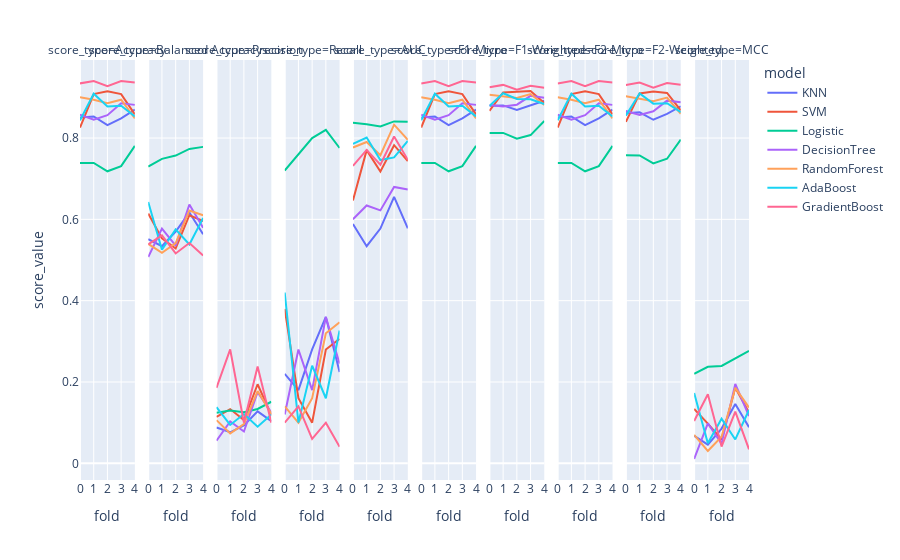

The cell this chart's notebook holds for it:
### Markdown cell above
## Plotting Flod Results

### Code cell
clf1.plot_fold_results()

### Figure 1 — Plotly figure (JSON) as saved in the notebook; plotly's stock layout.template omitted (floating-point values rounded to 4 significant figures)
{"data": [{"hovertemplate": "model=KNN<br>score_type=Accuracy<br>fold=%{x}<br>score_value=%{y}<extra></extra>", "legendgroup": "KNN", "line": {"color": "#636efa", "dash": "solid"}, "marker": {"symbol": "circle"}, "mode": "lines", "name": "KNN", "orientation": "v", "showlegend": true, "type": "scatter", "x": [0, 1, 2, 3, 4], "xaxis": "x", "y": [0.8503, 0.8532, 0.8317, 0.8483, 0.8699], "yaxis": "y"}, {"hovertemplate": "model=KNN<br>score_type=Balanced Accuracy<br>fold=%{x}<br>score_value=%{y}<extra></extra>", "legendgroup": "KNN", "line": {"color": "#636efa", "dash": "solid"}, "marker": {"symbol": "circle"}, "mode": "lines", "name": "KNN", "orientation": "v", "showlegend": false, "type": "scatter", "x": [0, 1, 2, 3, 4], "xaxis": "x2", "y": [0.5514, 0.5339, 0.57, 0.6167, 0.5634], "yaxis": "y2"}, {"hovertemplate": "model=KNN<br>score_type=Precision<br>fold=%{x}<br>score_value=%{y}<extra></extra>", "legendgroup": "KNN", "line": {"color": "#636efa", "dash": "solid"}, "marker": {"symbol": "circle"}, "mode": "lines", "name": "KNN", "orientation": "v", "showlegend": false, "type": "scatter", "x": [0, 1, 2, 3, 4], "xaxis": "x3", "y": [0.088, 0.07627, 0.09333, 0.1277, 0.1038], "yaxis": "y3"}, {"hovertemplate": "model=KNN<br>score_type=Recall<br>fold=%{x}<br>score_value=%{y}<extra></extra>", "legendgroup": "KNN", "line": {"color": "#636efa", "dash": "solid"}, "marker": {"symbol": "circle"}, "mode": "lines", "name": "KNN", "orientation": "v", "showlegend": false, "type": "scatter", "x": [0, 1, 2, 3, 4], "xaxis": "x4", "y": [0.22, 0.18, 0.28, 0.36, 0.2245], "yaxis": "y4"}, {"hovertemplate": "model=KNN<br>score_type=AUC<br>fold=%{x}<br>score_value=%{y}<extra></extra>", "legendgroup": "KNN", "line": {"color": "#636efa", "dash": "solid"}, "marker": {"symbol": "circle"}, "mode": "lines", "name": "KNN", "orientation": "v", "showlegend": false, "type": "scatter", "x": [0, 1, 2, 3, 4], "xaxis": "x5", "y": [0.5885, 0.534, 0.5774, 0.6555, 0.5778], "yaxis": "y5"}, {"hovertemplate": "model=KNN<br>score_type=F1-Micro<br>fold=%{x}<br>score_value=%{y}<extra></extra>", "legendgroup": "KNN", "line": {"color": "#636efa", "dash": "solid"}, "marker": {"symbol": "circle"}, "mode": "lines", "name": "KNN", "orientation": "v", "showlegend": false, "type": "scatter", "x": [0, 1, 2, 3, 4], "xaxis": "x6", "y": [0.8503, 0.8532, 0.8317, 0.8483, 0.8699], "yaxis": "y6"}, {"hovertemplate": "model=KNN<br>score_type=F1-Weighted<br>fold=%{x}<br>score_value=%{y}<extra></extra>", "legendgroup": "KNN", "line": {"color": "#636efa", "dash": "solid"}, "marker": {"symbol": "circle"}, "mode": "lines", "name": "KNN", "orientation": "v", "showlegend": false, "type": "scatter", "x": [0, 1, 2, 3, 4], "xaxis": "x7", "y": [0.8794, 0.8803, 0.8692, 0.8807, 0.8918], "yaxis": "y7"}, {"hovertemplate": "model=KNN<br>score_type=F2-Micro<br>fold=%{x}<br>score_value=%{y}<extra></extra>", "legendgroup": "KNN", "line": {"color": "#636efa", "dash": "solid"}, "marker": {"symbol": "circle"}, "mode": "lines", "name": "KNN", "orientation": "v", "showlegend": false, "type": "scatter", "x": [0, 1, 2, 3, 4], "xaxis": "x8", "y": [0.8503, 0.8532, 0.8317, 0.8483, 0.8699], "yaxis": "y8"}, {"hovertemplate": "model=KNN<br>score_type=F2-Weighted<br>fold=%{x}<br>score_value=%{y}<extra></extra>", "legendgroup": "KNN", "line": {"color": "#636efa", "dash": "solid"}, "marker": {"symbol": "circle"}, "mode": "lines", "name": "KNN", "orientation": "v", "showlegend": false, "type": "scatter", "x": [0, 1, 2, 3, 4], "xaxis": "x9", "y": [0.861, 0.8633, 0.845, 0.8595, 0.878], "yaxis": "y9"}, {"hovertemplate": "model=KNN<br>score_type=MCC<br>fold=%{x}<br>score_value=%{y}<extra></extra>", "legendgroup": "KNN", "line": {"color": "#636efa", "dash": "solid"}, "marker": {"symbol": "circle"}, "mode": "lines", "name": "KNN", "orientation": "v", "showlegend": false, "type": "scatter", "x": [0, 1, 2, 3, 4], "xaxis": "x10", "y": [0.06762, 0.0458, 0.08539, 0.146, 0.08889], "yaxis": "y10"}, {"hovertemplate": "model=SVM<br>score_type=Accuracy<br>fold=%{x}<br>score_value=%{y}<extra></extra>", "legendgroup": "SVM", "line": {"color": "#EF553B", "dash": "solid"}, "marker": {"symbol": "circle"}, "mode": "lines", "name": "SVM", "orientation": "v", "showlegend": true, "type": "scatter", "x": [0, 1, 2, 3, 4], "xaxis": "x", "y": [0.8258, 0.908, 0.9149, 0.908, 0.8581], "yaxis": "y"}, {"hovertemplate": "model=SVM<br>score_type=Balanced Accuracy<br>fold=%{x}<br>score_value=%{y}<extra></extra>", "legendgroup": "SVM", "line": {"color": "#EF553B", "dash": "solid"}, "marker": {"symbol": "circle"}, "mode": "lines", "name": "SVM", "orientation": "v", "showlegend": false, "type": "scatter", "x": [0, 1, 2, 3, 4], "xaxis": "x2", "y": [0.6144, 0.5533, 0.5284, 0.6102, 0.596], "yaxis": "y2"}, {"hovertemplate": "model=SVM<br>score_type=Precision<br>fold=%{x}<br>score_value=%{y}<extra></extra>", "legendgroup": "SVM", "line": {"color": "#EF553B", "dash": "solid"}, "marker": {"symbol": "circle"}, "mode": "lines", "name": "SVM", "orientation": "v", "showlegend": false, "type": "scatter", "x": [0, 1, 2, 3, 4], "xaxis": "x3", "y": [0.1145, 0.1333, 0.1064, 0.1944, 0.119], "yaxis": "y3"}, {"hovertemplate": "model=SVM<br>score_type=Recall<br>fold=%{x}<br>score_value=%{y}<extra></extra>", "legendgroup": "SVM", "line": {"color": "#EF553B", "dash": "solid"}, "marker": {"symbol": "circle"}, "mode": "lines", "name": "SVM", "orientation": "v", "showlegend": false, "type": "scatter", "x": [0, 1, 2, 3, 4], "xaxis": "x4", "y": [0.38, 0.16, 0.1, 0.28, 0.3061], "yaxis": "y4"}, {"hovertemplate": "model=SVM<br>score_type=AUC<br>fold=%{x}<br>score_value=%{y}<extra></extra>", "legendgroup": "SVM", "line": {"color": "#EF553B", "dash": "solid"}, "marker": {"symbol": "circle"}, "mode": "lines", "name": "SVM", "orientation": "v", "showlegend": false, "type": "scatter", "x": [0, 1, 2, 3, 4], "xaxis": "x5", "y": [0.6464, 0.7703, 0.7178, 0.7824, 0.7433], "yaxis": "y5"}, {"hovertemplate": "model=SVM<br>score_type=F1-Micro<br>fold=%{x}<br>score_value=%{y}<extra></extra>", "legendgroup": "SVM", "line": {"color": "#EF553B", "dash": "solid"}, "marker": {"symbol": "circle"}, "mode": "lines", "name": "SVM", "orientation": "v", "showlegend": false, "type": "scatter", "x": [0, 1, 2, 3, 4], "xaxis": "x6", "y": [0.8258, 0.908, 0.9149, 0.908, 0.8581], "yaxis": "y6"}, {"hovertemplate": "model=SVM<br>score_type=F1-Weighted<br>fold=%{x}<br>score_value=%{y}<extra></extra>", "legendgroup": "SVM", "line": {"color": "#EF553B", "dash": "solid"}, "marker": {"symbol": "circle"}, "mode": "lines", "name": "SVM", "orientation": "v", "showlegend": false, "type": "scatter", "x": [0, 1, 2, 3, 4], "xaxis": "x7", "y": [0.8671, 0.912, 0.9136, 0.9158, 0.8864], "yaxis": "y7"}, {"hovertemplate": "model=SVM<br>score_type=F2-Micro<br>fold=%{x}<br>score_value=%{y}<extra></extra>", "legendgroup": "SVM", "line": {"color": "#EF553B", "dash": "solid"}, "marker": {"symbol": "circle"}, "mode": "lines", "name": "SVM", "orientation": "v", "showlegend": false, "type": "scatter", "x": [0, 1, 2, 3, 4], "xaxis": "x8", "y": [0.8258, 0.908, 0.9149, 0.908, 0.8581], "yaxis": "y8"}, {"hovertemplate": "model=SVM<br>score_type=F2-Weighted<br>fold=%{x}<br>score_value=%{y}<extra></extra>", "legendgroup": "SVM", "line": {"color": "#EF553B", "dash": "solid"}, "marker": {"symbol": "circle"}, "mode": "lines", "name": "SVM", "orientation": "v", "showlegend": false, "type": "scatter", "x": [0, 1, 2, 3, 4], "xaxis": "x9", "y": [0.8397, 0.9096, 0.9144, 0.911, 0.8682], "yaxis": "y9"}, {"hovertemplate": "model=SVM<br>score_type=MCC<br>fold=%{x}<br>score_value=%{y}<extra></extra>", "legendgroup": "SVM", "line": {"color": "#EF553B", "dash": "solid"}, "marker": {"symbol": "circle"}, "mode": "lines", "name": "SVM", "orientation": "v", "showlegend": false, "type": "scatter", "x": [0, 1, 2, 3, 4], "xaxis": "x10", "y": [0.1338, 0.09773, 0.05848, 0.1857, 0.1248], "yaxis": "y10"}, {"hovertemplate": "model=Logistic<br>score_type=Accuracy<br>fold=%{x}<br>score_value=%{y}<extra></extra>", "legendgroup": "Logistic", "line": {"color": "#00cc96", "dash": "solid"}, "marker": {"symbol": "circle"}, "mode": "lines", "name": "Logistic", "orientation": "v", "showlegend": true, "type": "scatter", "x": [0, 1, 2, 3, 4], "xaxis": "x", "y": [0.7387, 0.7387, 0.7182, 0.7309, 0.7808], "yaxis": "y"}, {"hovertemplate": "model=Logistic<br>score_type=Balanced Accuracy<br>fold=%{x}<br>score_value=%{y}<extra></extra>", "legendgroup": "Logistic", "line": {"color": "#00cc96", "dash": "solid"}, "marker": {"symbol": "circle"}, "mode": "lines", "name": "Logistic", "orientation": "v", "showlegend": false, "type": "scatter", "x": [0, 1, 2, 3, 4], "xaxis": "x2", "y": [0.7299, 0.7488, 0.757, 0.7732, 0.7783], "yaxis": "y2"}, {"hovertemplate": "model=Logistic<br>score_type=Precision<br>fold=%{x}<br>score_value=%{y}<extra></extra>", "legendgroup": "Logistic", "line": {"color": "#00cc96", "dash": "solid"}, "marker": {"symbol": "circle"}, "mode": "lines", "name": "Logistic", "orientation": "v", "showlegend": false, "type": "scatter", "x": [0, 1, 2, 3, 4], "xaxis": "x3", "y": [0.1246, 0.1297, 0.1258, 0.1336, 0.1514], "yaxis": "y3"}, {"hovertemplate": "model=Logistic<br>score_type=Recall<br>fold=%{x}<br>score_value=%{y}<extra></extra>", "legendgroup": "Logistic", "line": {"color": "#00cc96", "dash": "solid"}, "marker": {"symbol": "circle"}, "mode": "lines", "name": "Logistic", "orientation": "v", "showlegend": false, "type": "scatter", "x": [0, 1, 2, 3, 4], "xaxis": "x4", "y": [0.72, 0.76, 0.8, 0.82, 0.7755], "yaxis": "y4"}, {"hovertemplate": "model=Logistic<br>score_type=AUC<br>fold=%{x}<br>score_value=%{y}<extra></extra>", "legendgroup": "Logistic", "line": {"color": "#00cc96", "dash": "solid"}, "marker": {"symbol": "circle"}, "mode": "lines", "name": "Logistic", "orientation": "v", "showlegend": false, "type": "scatter", "x": [0, 1, 2, 3, 4], "xaxis": "x5", "y": [0.8376, 0.8341, 0.8287, 0.8409, 0.84], "yaxis": "y5"}, {"hovertemplate": "model=Logistic<br>score_type=F1-Micro<br>fold=%{x}<br>score_value=%{y}<extra></extra>", "legendgroup": "Logistic", "line": {"color": "#00cc96", "dash": "solid"}, "marker": {"symbol": "circle"}, "mode": "lines", "name": "Logistic", "orientation": "v", "showlegend": false, "type": "scatter", "x": [0, 1, 2, 3, 4], "xaxis": "x6", "y": [0.7387, 0.7387, 0.7182, 0.7309, 0.7808], "yaxis": "y6"}, {"hovertemplate": "model=Logistic<br>score_type=F1-Weighted<br>fold=%{x}<br>score_value=%{y}<extra></extra>", "legendgroup": "Logistic", "line": {"color": "#00cc96", "dash": "solid"}, "marker": {"symbol": "circle"}, "mode": "lines", "name": "Logistic", "orientation": "v", "showlegend": false, "type": "scatter", "x": [0, 1, 2, 3, 4], "xaxis": "x7", "y": [0.8125, 0.8126, 0.7983, 0.8073, 0.8419], "yaxis": "y7"}, {"hovertemplate": "model=Logistic<br>score_type=F2-Micro<br>fold=%{x}<br>score_value=%{y}<extra></extra>", "legendgroup": "Logistic", "line": {"color": "#00cc96", "dash": "solid"}, "marker": {"symbol": "circle"}, "mode": "lines", "name": "Logistic", "orientation": "v", "showlegend": false, "type": "scatter", "x": [0, 1, 2, 3, 4], "xaxis": "x8", "y": [0.7387, 0.7387, 0.7182, 0.7309, 0.7808], "yaxis": "y8"}, {"hovertemplate": "model=Logistic<br>score_type=F2-Weighted<br>fold=%{x}<br>score_value=%{y}<extra></extra>", "legendgroup": "Logistic", "line": {"color": "#00cc96", "dash": "solid"}, "marker": {"symbol": "circle"}, "mode": "lines", "name": "Logistic", "orientation": "v", "showlegend": false, "type": "scatter", "x": [0, 1, 2, 3, 4], "xaxis": "x9", "y": [0.7579, 0.7573, 0.7376, 0.7492, 0.7962], "yaxis": "y9"}, {"hovertemplate": "model=Logistic<br>score_type=MCC<br>fold=%{x}<br>score_value=%{y}<extra></extra>", "legendgroup": "Logistic", "line": {"color": "#00cc96", "dash": "solid"}, "marker": {"symbol": "circle"}, "mode": "lines", "name": "Logistic", "orientation": "v", "showlegend": false, "type": "scatter", "x": [0, 1, 2, 3, 4], "xaxis": "x10", "y": [0.2202, 0.2374, 0.2395, 0.2571, 0.2763], "yaxis": "y10"}, {"hovertemplate": "model=DecisionTree<br>score_type=Accuracy<br>fold=%{x}<br>score_value=%{y}<extra></extra>", "legendgroup": "DecisionTree", "line": {"color": "#ab63fa", "dash": "solid"}, "marker": {"symbol": "circle"}, "mode": "lines", "name": "DecisionTree", "orientation": "v", "showlegend": true, "type": "scatter", "x": [0, 1, 2, 3, 4], "xaxis": "x", "y": [0.8571, 0.8454, 0.8562, 0.8855, 0.8816], "yaxis": "y"}, {"hovertemplate": "model=DecisionTree<br>score_type=Balanced Accuracy<br>fold=%{x}<br>score_value=%{y}<extra></extra>", "legendgroup": "DecisionTree", "line": {"color": "#ab63fa", "dash": "solid"}, "marker": {"symbol": "circle"}, "mode": "lines", "name": "DecisionTree", "orientation": "v", "showlegend": false, "type": "scatter", "x": [0, 1, 2, 3, 4], "xaxis": "x2", "y": [0.5075, 0.5772, 0.5355, 0.6363, 0.5793], "yaxis": "y2"}, {"hovertemplate": "model=DecisionTree<br>score_type=Precision<br>fold=%{x}<br>score_value=%{y}<extra></extra>", "legendgroup": "DecisionTree", "line": {"color": "#ab63fa", "dash": "solid"}, "marker": {"symbol": "circle"}, "mode": "lines", "name": "DecisionTree", "orientation": "v", "showlegend": false, "type": "scatter", "x": [0, 1, 2, 3, 4], "xaxis": "x3", "y": [0.05556, 0.1029, 0.07826, 0.1748, 0.125], "yaxis": "y3"}, {"hovertemplate": "model=DecisionTree<br>score_type=Recall<br>fold=%{x}<br>score_value=%{y}<extra></extra>", "legendgroup": "DecisionTree", "line": {"color": "#ab63fa", "dash": "solid"}, "marker": {"symbol": "circle"}, "mode": "lines", "name": "DecisionTree", "orientation": "v", "showlegend": false, "type": "scatter", "x": [0, 1, 2, 3, 4], "xaxis": "x4", "y": [0.12, 0.28, 0.18, 0.36, 0.2449], "yaxis": "y4"}, {"hovertemplate": "model=DecisionTree<br>score_type=AUC<br>fold=%{x}<br>score_value=%{y}<extra></extra>", "legendgroup": "DecisionTree", "line": {"color": "#ab63fa", "dash": "solid"}, "marker": {"symbol": "circle"}, "mode": "lines", "name": "DecisionTree", "orientation": "v", "showlegend": false, "type": "scatter", "x": [0, 1, 2, 3, 4], "xaxis": "x5", "y": [0.6002, 0.6341, 0.622, 0.6798, 0.6735], "yaxis": "y5"}, {"hovertemplate": "model=DecisionTree<br>score_type=F1-Micro<br>fold=%{x}<br>score_value=%{y}<extra></extra>", "legendgroup": "DecisionTree", "line": {"color": "#ab63fa", "dash": "solid"}, "marker": {"symbol": "circle"}, "mode": "lines", "name": "DecisionTree", "orientation": "v", "showlegend": false, "type": "scatter", "x": [0, 1, 2, 3, 4], "xaxis": "x6", "y": [0.8571, 0.8454, 0.8562, 0.8855, 0.8816], "yaxis": "y6"}, {"hovertemplate": "model=DecisionTree<br>score_type=F1-Weighted<br>fold=%{x}<br>score_value=%{y}<extra></extra>", "legendgroup": "DecisionTree", "line": {"color": "#ab63fa", "dash": "solid"}, "marker": {"symbol": "circle"}, "mode": "lines", "name": "DecisionTree", "orientation": "v", "showlegend": false, "type": "scatter", "x": [0, 1, 2, 3, 4], "xaxis": "x7", "y": [0.8812, 0.8776, 0.882, 0.9037, 0.8993], "yaxis": "y7"}, {"hovertemplate": "model=DecisionTree<br>score_type=F2-Micro<br>fold=%{x}<br>score_value=%{y}<extra></extra>", "legendgroup": "DecisionTree", "line": {"color": "#ab63fa", "dash": "solid"}, "marker": {"symbol": "circle"}, "mode": "lines", "name": "DecisionTree", "orientation": "v", "showlegend": false, "type": "scatter", "x": [0, 1, 2, 3, 4], "xaxis": "x8", "y": [0.8571, 0.8454, 0.8562, 0.8855, 0.8816], "yaxis": "y8"}, {"hovertemplate": "model=DecisionTree<br>score_type=F2-Weighted<br>fold=%{x}<br>score_value=%{y}<extra></extra>", "legendgroup": "DecisionTree", "line": {"color": "#ab63fa", "dash": "solid"}, "marker": {"symbol": "circle"}, "mode": "lines", "name": "DecisionTree", "orientation": "v", "showlegend": false, "type": "scatter", "x": [0, 1, 2, 3, 4], "xaxis": "x9", "y": [0.8663, 0.8569, 0.8658, 0.892, 0.8882], "yaxis": "y9"}, {"hovertemplate": "model=DecisionTree<br>score_type=MCC<br>fold=%{x}<br>score_value=%{y}<extra></extra>", "legendgroup": "DecisionTree", "line": {"color": "#ab63fa", "dash": "solid"}, "marker": {"symbol": "circle"}, "mode": "lines", "name": "DecisionTree", "orientation": "v", "showlegend": false, "type": "scatter", "x": [0, 1, 2, 3, 4], "xaxis": "x10", "y": [0.01057, 0.09811, 0.04843, 0.1953, 0.1161], "yaxis": "y10"}, {"hovertemplate": "model=RandomForest<br>score_type=Accuracy<br>fold=%{x}<br>score_value=%{y}<extra></extra>", "legendgroup": "RandomForest", "line": {"color": "#FFA15A", "dash": "solid"}, "marker": {"symbol": "circle"}, "mode": "lines", "name": "RandomForest", "orientation": "v", "showlegend": true, "type": "scatter", "x": [0, 1, 2, 3, 4], "xaxis": "x", "y": [0.9002, 0.8943, 0.8855, 0.8943, 0.8483], "yaxis": "y"}, {"hovertemplate": "model=RandomForest<br>score_type=Balanced Accuracy<br>fold=%{x}<br>score_value=%{y}<extra></extra>", "legendgroup": "RandomForest", "line": {"color": "#FFA15A", "dash": "solid"}, "marker": {"symbol": "circle"}, "mode": "lines", "name": "RandomForest", "orientation": "v", "showlegend": false, "type": "scatter", "x": [0, 1, 2, 3, 4], "xaxis": "x2", "y": [0.5397, 0.5176, 0.5414, 0.6219, 0.6103], "yaxis": "y2"}, {"hovertemplate": "model=RandomForest<br>score_type=Precision<br>fold=%{x}<br>score_value=%{y}<extra></extra>", "legendgroup": "RandomForest", "line": {"color": "#FFA15A", "dash": "solid"}, "marker": {"symbol": "circle"}, "mode": "lines", "name": "RandomForest", "orientation": "v", "showlegend": false, "type": "scatter", "x": [0, 1, 2, 3, 4], "xaxis": "x3", "y": [0.1061, 0.07353, 0.09639, 0.1778, 0.1214], "yaxis": "y3"}, {"hovertemplate": "model=RandomForest<br>score_type=Recall<br>fold=%{x}<br>score_value=%{y}<extra></extra>", "legendgroup": "RandomForest", "line": {"color": "#FFA15A", "dash": "solid"}, "marker": {"symbol": "circle"}, "mode": "lines", "name": "RandomForest", "orientation": "v", "showlegend": false, "type": "scatter", "x": [0, 1, 2, 3, 4], "xaxis": "x4", "y": [0.14, 0.1, 0.16, 0.32, 0.3469], "yaxis": "y4"}, {"hovertemplate": "model=RandomForest<br>score_type=AUC<br>fold=%{x}<br>score_value=%{y}<extra></extra>", "legendgroup": "RandomForest", "line": {"color": "#FFA15A", "dash": "solid"}, "marker": {"symbol": "circle"}, "mode": "lines", "name": "RandomForest", "orientation": "v", "showlegend": false, "type": "scatter", "x": [0, 1, 2, 3, 4], "xaxis": "x5", "y": [0.7766, 0.7903, 0.7579, 0.8328, 0.7956], "yaxis": "y5"}, {"hovertemplate": "model=RandomForest<br>score_type=F1-Micro<br>fold=%{x}<br>score_value=%{y}<extra></extra>", "legendgroup": "RandomForest", "line": {"color": "#FFA15A", "dash": "solid"}, "marker": {"symbol": "circle"}, "mode": "lines", "name": "RandomForest", "orientation": "v", "showlegend": false, "type": "scatter", "x": [0, 1, 2, 3, 4], "xaxis": "x6", "y": [0.9002, 0.8943, 0.8855, 0.8943, 0.8483], "yaxis": "y6"}, {"hovertemplate": "model=RandomForest<br>score_type=F1-Weighted<br>fold=%{x}<br>score_value=%{y}<extra></extra>", "legendgroup": "RandomForest", "line": {"color": "#FFA15A", "dash": "solid"}, "marker": {"symbol": "circle"}, "mode": "lines", "name": "RandomForest", "orientation": "v", "showlegend": false, "type": "scatter", "x": [0, 1, 2, 3, 4], "xaxis": "x7", "y": [0.9067, 0.9019, 0.8987, 0.9083, 0.8811], "yaxis": "y7"}, {"hovertemplate": "model=RandomForest<br>score_type=F2-Micro<br>fold=%{x}<br>score_value=%{y}<extra></extra>", "legendgroup": "RandomForest", "line": {"color": "#FFA15A", "dash": "solid"}, "marker": {"symbol": "circle"}, "mode": "lines", "name": "RandomForest", "orientation": "v", "showlegend": false, "type": "scatter", "x": [0, 1, 2, 3, 4], "xaxis": "x8", "y": [0.9002, 0.8943, 0.8855, 0.8943, 0.8483], "yaxis": "y8"}, {"hovertemplate": "model=RandomForest<br>score_type=F2-Weighted<br>fold=%{x}<br>score_value=%{y}<extra></extra>", "legendgroup": "RandomForest", "line": {"color": "#FFA15A", "dash": "solid"}, "marker": {"symbol": "circle"}, "mode": "lines", "name": "RandomForest", "orientation": "v", "showlegend": false, "type": "scatter", "x": [0, 1, 2, 3, 4], "xaxis": "x9", "y": [0.9027, 0.8973, 0.8906, 0.8995, 0.8597], "yaxis": "y9"}, {"hovertemplate": "model=RandomForest<br>score_type=MCC<br>fold=%{x}<br>score_value=%{y}<extra></extra>", "legendgroup": "RandomForest", "line": {"color": "#FFA15A", "dash": "solid"}, "marker": {"symbol": "circle"}, "mode": "lines", "name": "RandomForest", "orientation": "v", "showlegend": false, "type": "scatter", "x": [0, 1, 2, 3, 4], "xaxis": "x10", "y": [0.0696, 0.03045, 0.06542, 0.1856, 0.137], "yaxis": "y10"}, {"hovertemplate": "model=AdaBoost<br>score_type=Accuracy<br>fold=%{x}<br>score_value=%{y}<extra></extra>", "legendgroup": "AdaBoost", "line": {"color": "#19d3f3", "dash": "solid"}, "marker": {"symbol": "circle"}, "mode": "lines", "name": "AdaBoost", "orientation": "v", "showlegend": true, "type": "scatter", "x": [0, 1, 2, 3, 4], "xaxis": "x", "y": [0.8434, 0.909, 0.8777, 0.8796, 0.8532], "yaxis": "y"}, {"hovertemplate": "model=AdaBoost<br>score_type=Balanced Accuracy<br>fold=%{x}<br>score_value=%{y}<extra></extra>", "legendgroup": "AdaBoost", "line": {"color": "#19d3f3", "dash": "solid"}, "marker": {"symbol": "circle"}, "mode": "lines", "name": "AdaBoost", "orientation": "v", "showlegend": false, "type": "scatter", "x": [0, 1, 2, 3, 4], "xaxis": "x2", "y": [0.6426, 0.5253, 0.5752, 0.5383, 0.6031], "yaxis": "y2"}, {"hovertemplate": "model=AdaBoost<br>score_type=Precision<br>fold=%{x}<br>score_value=%{y}<extra></extra>", "legendgroup": "AdaBoost", "line": {"color": "#19d3f3", "dash": "solid"}, "marker": {"symbol": "circle"}, "mode": "lines", "name": "AdaBoost", "orientation": "v", "showlegend": false, "type": "scatter", "x": [0, 1, 2, 3, 4], "xaxis": "x3", "y": [0.1382, 0.09434, 0.1212, 0.08989, 0.1203], "yaxis": "y3"}, {"hovertemplate": "model=AdaBoost<br>score_type=Recall<br>fold=%{x}<br>score_value=%{y}<extra></extra>", "legendgroup": "AdaBoost", "line": {"color": "#19d3f3", "dash": "solid"}, "marker": {"symbol": "circle"}, "mode": "lines", "name": "AdaBoost", "orientation": "v", "showlegend": false, "type": "scatter", "x": [0, 1, 2, 3, 4], "xaxis": "x4", "y": [0.42, 0.1, 0.24, 0.16, 0.3265], "yaxis": "y4"}, {"hovertemplate": "model=AdaBoost<br>score_type=AUC<br>fold=%{x}<br>score_value=%{y}<extra></extra>", "legendgroup": "AdaBoost", "line": {"color": "#19d3f3", "dash": "solid"}, "marker": {"symbol": "circle"}, "mode": "lines", "name": "AdaBoost", "orientation": "v", "showlegend": false, "type": "scatter", "x": [0, 1, 2, 3, 4], "xaxis": "x5", "y": [0.7856, 0.8012, 0.7459, 0.7523, 0.7931], "yaxis": "y5"}, {"hovertemplate": "model=AdaBoost<br>score_type=F1-Micro<br>fold=%{x}<br>score_value=%{y}<extra></extra>", "legendgroup": "AdaBoost", "line": {"color": "#19d3f3", "dash": "solid"}, "marker": {"symbol": "circle"}, "mode": "lines", "name": "AdaBoost", "orientation": "v", "showlegend": false, "type": "scatter", "x": [0, 1, 2, 3, 4], "xaxis": "x6", "y": [0.8434, 0.909, 0.8777, 0.8796, 0.8532], "yaxis": "y6"}, {"hovertemplate": "model=AdaBoost<br>score_type=F1-Weighted<br>fold=%{x}<br>score_value=%{y}<extra></extra>", "legendgroup": "AdaBoost", "line": {"color": "#19d3f3", "dash": "solid"}, "marker": {"symbol": "circle"}, "mode": "lines", "name": "AdaBoost", "orientation": "v", "showlegend": false, "type": "scatter", "x": [0, 1, 2, 3, 4], "xaxis": "x7", "y": [0.8786, 0.9103, 0.8962, 0.8953, 0.8838], "yaxis": "y7"}, {"hovertemplate": "model=AdaBoost<br>score_type=F2-Micro<br>fold=%{x}<br>score_value=%{y}<extra></extra>", "legendgroup": "AdaBoost", "line": {"color": "#19d3f3", "dash": "solid"}, "marker": {"symbol": "circle"}, "mode": "lines", "name": "AdaBoost", "orientation": "v", "showlegend": false, "type": "scatter", "x": [0, 1, 2, 3, 4], "xaxis": "x8", "y": [0.8434, 0.909, 0.8777, 0.8796, 0.8532], "yaxis": "y8"}, {"hovertemplate": "model=AdaBoost<br>score_type=F2-Weighted<br>fold=%{x}<br>score_value=%{y}<extra></extra>", "legendgroup": "AdaBoost", "line": {"color": "#19d3f3", "dash": "solid"}, "marker": {"symbol": "circle"}, "mode": "lines", "name": "AdaBoost", "orientation": "v", "showlegend": false, "type": "scatter", "x": [0, 1, 2, 3, 4], "xaxis": "x9", "y": [0.8551, 0.9095, 0.8846, 0.8856, 0.8639], "yaxis": "y9"}, {"hovertemplate": "model=AdaBoost<br>score_type=MCC<br>fold=%{x}<br>score_value=%{y}<extra></extra>", "legendgroup": "AdaBoost", "line": {"color": "#19d3f3", "dash": "solid"}, "marker": {"symbol": "circle"}, "mode": "lines", "name": "AdaBoost", "orientation": "v", "showlegend": false, "type": "scatter", "x": [0, 1, 2, 3, 4], "xaxis": "x10", "y": [0.1729, 0.04924, 0.1098, 0.05865, 0.131], "yaxis": "y10"}, {"hovertemplate": "model=GradientBoost<br>score_type=Accuracy<br>fold=%{x}<br>score_value=%{y}<extra></extra>", "legendgroup": "GradientBoost", "line": {"color": "#FF6692", "dash": "solid"}, "marker": {"symbol": "circle"}, "mode": "lines", "name": "GradientBoost", "orientation": "v", "showlegend": true, "type": "scatter", "x": [0, 1, 2, 3, 4], "xaxis": "x", "y": [0.9344, 0.9403, 0.9276, 0.9403, 0.9364], "yaxis": "y"}, {"hovertemplate": "model=GradientBoost<br>score_type=Balanced Accuracy<br>fold=%{x}<br>score_value=%{y}<extra></extra>", "legendgroup": "GradientBoost", "line": {"color": "#FF6692", "dash": "solid"}, "marker": {"symbol": "circle"}, "mode": "lines", "name": "GradientBoost", "orientation": "v", "showlegend": false, "type": "scatter", "x": [0, 1, 2, 3, 4], "xaxis": "x2", "y": [0.5387, 0.5607, 0.5161, 0.5418, 0.5112], "yaxis": "y2"}, {"hovertemplate": "model=GradientBoost<br>score_type=Precision<br>fold=%{x}<br>score_value=%{y}<extra></extra>", "legendgroup": "GradientBoost", "line": {"color": "#FF6692", "dash": "solid"}, "marker": {"symbol": "circle"}, "mode": "lines", "name": "GradientBoost", "orientation": "v", "showlegend": false, "type": "scatter", "x": [0, 1, 2, 3, 4], "xaxis": "x3", "y": [0.1852, 0.28, 0.1, 0.2381, 0.1], "yaxis": "y3"}, {"hovertemplate": "model=GradientBoost<br>score_type=Recall<br>fold=%{x}<br>score_value=%{y}<extra></extra>", "legendgroup": "GradientBoost", "line": {"color": "#FF6692", "dash": "solid"}, "marker": {"symbol": "circle"}, "mode": "lines", "name": "GradientBoost", "orientation": "v", "showlegend": false, "type": "scatter", "x": [0, 1, 2, 3, 4], "xaxis": "x4", "y": [0.1, 0.14, 0.06, 0.1, 0.04082], "yaxis": "y4"}, {"hovertemplate": "model=GradientBoost<br>score_type=AUC<br>fold=%{x}<br>score_value=%{y}<extra></extra>", "legendgroup": "GradientBoost", "line": {"color": "#FF6692", "dash": "solid"}, "marker": {"symbol": "circle"}, "mode": "lines", "name": "GradientBoost", "orientation": "v", "showlegend": false, "type": "scatter", "x": [0, 1, 2, 3, 4], "xaxis": "x5", "y": [0.7318, 0.7708, 0.7344, 0.8037, 0.7465], "yaxis": "y5"}, {"hovertemplate": "model=GradientBoost<br>score_type=F1-Micro<br>fold=%{x}<br>score_value=%{y}<extra></extra>", "legendgroup": "GradientBoost", "line": {"color": "#FF6692", "dash": "solid"}, "marker": {"symbol": "circle"}, "mode": "lines", "name": "GradientBoost", "orientation": "v", "showlegend": false, "type": "scatter", "x": [0, 1, 2, 3, 4], "xaxis": "x6", "y": [0.9344, 0.9403, 0.9276, 0.9403, 0.9364], "yaxis": "y6"}, {"hovertemplate": "model=GradientBoost<br>score_type=F1-Weighted<br>fold=%{x}<br>score_value=%{y}<extra></extra>", "legendgroup": "GradientBoost", "line": {"color": "#FF6692", "dash": "solid"}, "marker": {"symbol": "circle"}, "mode": "lines", "name": "GradientBoost", "orientation": "v", "showlegend": false, "type": "scatter", "x": [0, 1, 2, 3, 4], "xaxis": "x7", "y": [0.925, 0.9307, 0.9189, 0.9286, 0.9235], "yaxis": "y7"}, {"hovertemplate": "model=GradientBoost<br>score_type=F2-Micro<br>fold=%{x}<br>score_value=%{y}<extra></extra>", "legendgroup": "GradientBoost", "line": {"color": "#FF6692", "dash": "solid"}, "marker": {"symbol": "circle"}, "mode": "lines", "name": "GradientBoost", "orientation": "v", "showlegend": false, "type": "scatter", "x": [0, 1, 2, 3, 4], "xaxis": "x8", "y": [0.9344, 0.9403, 0.9276, 0.9403, 0.9364], "yaxis": "y8"}, {"hovertemplate": "model=GradientBoost<br>score_type=F2-Weighted<br>fold=%{x}<br>score_value=%{y}<extra></extra>", "legendgroup": "GradientBoost", "line": {"color": "#FF6692", "dash": "solid"}, "marker": {"symbol": "circle"}, "mode": "lines", "name": "GradientBoost", "orientation": "v", "showlegend": false, "type": "scatter", "x": [0, 1, 2, 3, 4], "xaxis": "x9", "y": [0.9306, 0.9363, 0.9241, 0.9354, 0.9311], "yaxis": "y9"}, {"hovertemplate": "model=GradientBoost<br>score_type=MCC<br>fold=%{x}<br>score_value=%{y}<extra></extra>", "legendgroup": "GradientBoost", "line": {"color": "#FF6692", "dash": "solid"}, "marker": {"symbol": "circle"}, "mode": "lines", "name": "GradientBoost", "orientation": "v", "showlegend": false, "type": "scatter", "x": [0, 1, 2, 3, 4], "xaxis": "x10", "y": [0.1041, 0.1696, 0.04118, 0.127, 0.03442], "yaxis": "y10"}], "layout": {"annotations": [{"font": {}, "showarrow": false, "text": "score_type=Accuracy", "x": 0.041, "xanchor": "center", "xref": "paper", "y": 1, "yanchor": "bottom", "yref": "paper"}, {"font": {}, "showarrow": false, "text": "score_type=Balanced Accuracy", "x": 0.143, "xanchor": "center", "xref": "paper", "y": 1, "yanchor": "bottom", "yref": "paper"}, {"font": {}, "showarrow": false, "text": "score_type=Precision", "x": 0.245, "xanchor": "center", "xref": "paper", "y": 1, "yanchor": "bottom", "yref": "paper"}, {"font": {}, "showarrow": false, "text": "score_type=Recall", "x": 0.347, "xanchor": "center", "xref": "paper", "y": 1, "yanchor": "bottom", "yref": "paper"}, {"font": {}, "showarrow": false, "text": "score_type=AUC", "x": 0.449, "xanchor": "center", "xref": "paper", "y": 1, "yanchor": "bottom", "yref": "paper"}, {"font": {}, "showarrow": false, "text": "score_type=F1-Micro", "x": 0.551, "xanchor": "center", "xref": "paper", "y": 1, "yanchor": "bottom", "yref": "paper"}, {"font": {}, "showarrow": false, "text": "score_type=F1-Weighted", "x": 0.653, "xanchor": "center", "xref": "paper", "y": 1, "yanchor": "bottom", "yref": "paper"}, {"font": {}, "showarrow": false, "text": "score_type=F2-Micro", "x": 0.755, "xanchor": "center", "xref": "paper", "y": 1, "yanchor": "bottom", "yref": "paper"}, {"font": {}, "showarrow": false, "text": "score_type=F2-Weighted", "x": 0.857, "xanchor": "center", "xref": "paper", "y": 1, "yanchor": "bottom", "yref": "paper"}, {"font": {}, "showarrow": false, "text": "score_type=MCC", "x": 0.959, "xanchor": "center", "xref": "paper", "y": 1, "yanchor": "bottom", "yref": "paper"}], "legend": {"title": {"text": "model"}, "tracegroupgap": 0}, "margin": {"t": 60}, "xaxis": {"anchor": "y", "domain": [0, 0.082], "title": {"text": "fold"}}, "xaxis10": {"anchor": "y10", "domain": [0.918, 1], "matches": "x", "title": {"text": "fold"}}, "xaxis2": {"anchor": "y2", "domain": [0.102, 0.184], "matches": "x", "title": {"text": "fold"}}, "xaxis3": {"anchor": "y3", "domain": [0.204, 0.286], "matches": "x", "title": {"text": "fold"}}, "xaxis4": {"anchor": "y4", "domain": [0.306, 0.388], "matches": "x", "title": {"text": "fold"}}, "xaxis5": {"anchor": "y5", "domain": [0.408, 0.49], "matches": "x", "title": {"text": "fold"}}, "xaxis6": {"anchor": "y6", "domain": [0.51, 0.592], "matches": "x", "title": {"text": "fold"}}, "xaxis7": {"anchor": "y7", "domain": [0.612, 0.694], "matches": "x", "title": {"text": "fold"}}, "xaxis8": {"anchor": "y8", "domain": [0.714, 0.796], "matches": "x", "title": {"text": "fold"}}, "xaxis9": {"anchor": "y9", "domain": [0.816, 0.898], "matches": "x", "title": {"text": "fold"}}, "yaxis": {"anchor": "x", "domain": [0, 1], "title": {"text": "score_value"}}, "yaxis10": {"anchor": "x10", "domain": [0, 1], "matches": "y", "showticklabels": false}, "yaxis2": {"anchor": "x2", "domain": [0, 1], "matches": "y", "showticklabels": false}, "yaxis3": {"anchor": "x3", "domain": [0, 1], "matches": "y", "showticklabels": false}, "yaxis4": {"anchor": "x4", "domain": [0, 1], "matches": "y", "showticklabels": false}, "yaxis5": {"anchor": "x5", "domain": [0, 1], "matches": "y", "showticklabels": false}, "yaxis6": {"anchor": "x6", "domain": [0, 1], "matches": "y", "showticklabels": false}, "yaxis7": {"anchor": "x7", "domain": [0, 1], "matches": "y", "showticklabels": false}, "yaxis8": {"anchor": "x8", "domain": [0, 1], "matches": "y", "showticklabels": false}, "yaxis9": {"anchor": "x9", "domain": [0, 1], "matches": "y", "showticklabels": false}}}
